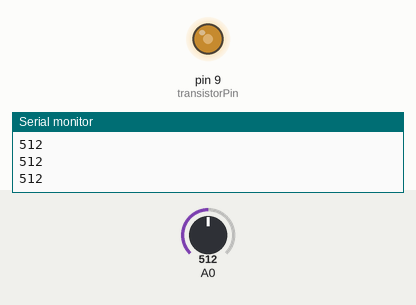
The sketch below on a simulated Arduino Uno, built with avr-gcc and run on an emulated ATmega328P. Shown: output pins drawn as LEDs (lit = HIGH), the last lines printed to the serial monitor. The test bench sets the inputs (shaded band); at power-on: A0 = 512.

Above: at 1.2 s.
1.3 s: A0 set to 306
At 1.9 s:
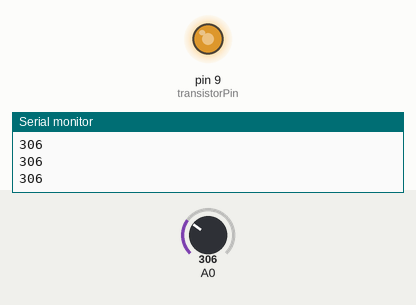
2.8 s: A0 set to 122
At 3.1 s:
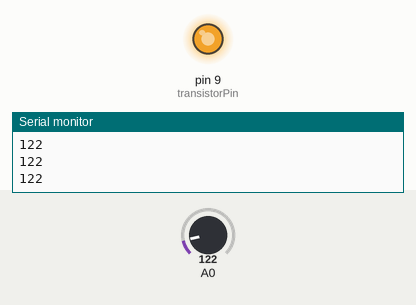
4.3 s: A0 set to 900
At 5.4 s:
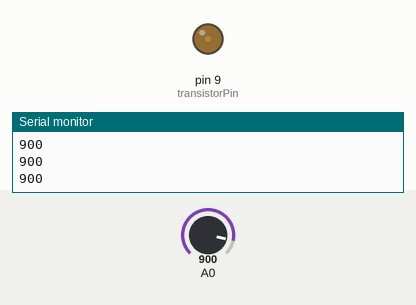
5.8 s: A0 set to 1023
At 6.7 s:
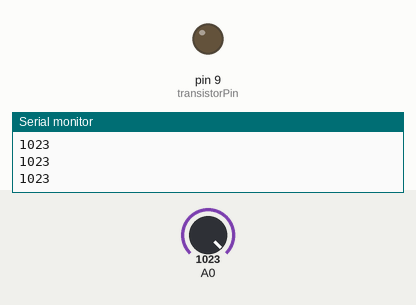
7.3 s: A0 set to 511
At 7.7 s:
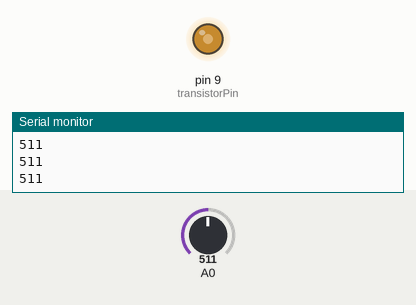
Timing chart, 0 to 9.8 s (numbered marks = the images above; inputs shaded):
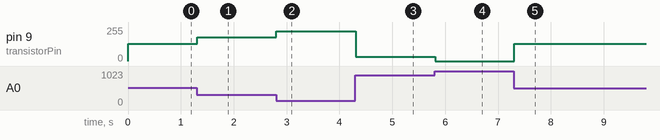

Measured:
- after the input at 1.3 s, pin 9 (transistorPin): 128/255 → 179/255 at once
- after the input at 2.8 s, pin 9 (transistorPin): 179/255 → 225/255 at once
- after the input at 4.3 s, pin 9 (transistorPin): 225/255 → 31/255 at once
- after the input at 5.8 s, pin 9 (transistorPin): 31/255 → 0/255 at once
- after the input at 7.3 s, pin 9 (transistorPin): 0/255 → 128/255 at once

The sketch:

TransistorPotControl.ino
```cpp
const int transistorPin = 9;    // connected to the base of the transistor

 void setup() {
   // set  the transistor pin as output:
   pinMode(transistorPin, OUTPUT);
   Serial.begin(9600);

 }

 void loop() {
   // read the potentiometer:
   int sensorValue = analogRead(A0);
   // map the sensor value to a range from 0 - 255:
   int outputValue = map(sensorValue, 0, 1023, 255, 0);
   // use that to control the transistor:
   Serial.println(sensorValue);
   analogWrite(transistorPin, outputValue);
 }
```
